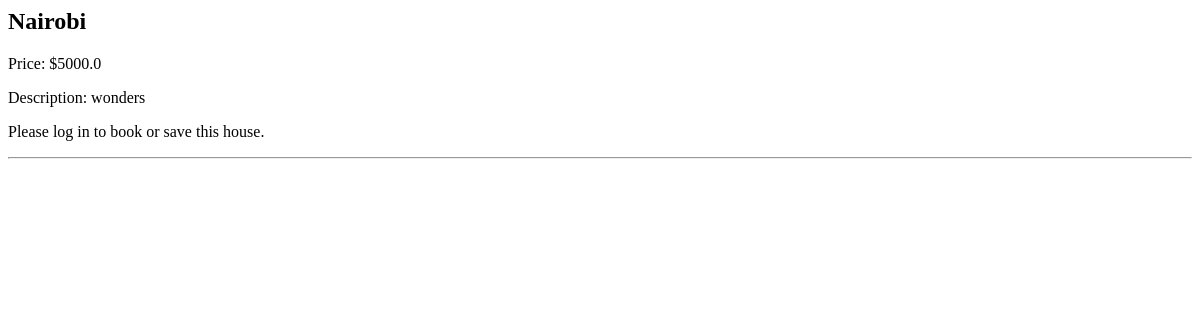
The page /airbnb/houses/ on the database as committed earlier.
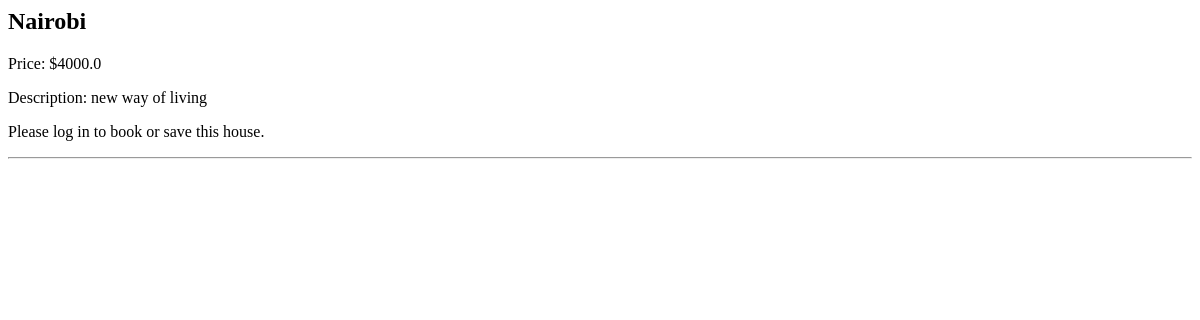
The same page on the database as committed later.
### airbnb/models.py (models this page shows, shortened)
class AirbnbHouse(models.Model):
    FURNISHING_STYLES = [
        ('Fully_Furnished', 'Fully Furnished'),
        ('Semi_Furnished', 'Semi Furnished'),
    ]
    BEDROOM_TYPES = [
        ('1_bedroom', '1 Bedroom'),
        ('2_bedroom', '2 Bedroom'),
        ('3_bedroom', '3 Bedroom'),
        ('4_bedroom', '4 Bedroom'),
        ('5_bedroom', '5 Bedroom'),
        ('bedsitter', 'Bedsitter'),
        ('other', 'Other'),
    ]
    BATHROOM_TYPES = [
        ('1_bathroom', '1 Bathroom'),
        ('2_bathroom', '2 Bathroom'),
        ('3_bathroom', '3 Bathroom'),
        ('4_bathroom', '4 Bathroom'),
        ('all_ensuite', 'All Ensuite'),
        ('other', 'Other'),
    ]
    house_id = models.CharField(max_length=100, primary_key=True)
    host = models.ForeignKey(settings.AUTH_USER_MODEL, on_delete=models.CASCADE, related_name='airbnb_houses')
    description = models.TextField()
    price = models.FloatField()
    furnishing_style = models.CharField(max_length=20, choices=FURNISHING_STYLES)
    bedroom = models.CharField(max_length=20, choices=BEDROOM_TYPES)
    bathroom = models.CharField(max_length=20, choices=BATHROOM_TYPES)
    location = models.CharField(max_length=30)
    rules = models.TextField()
    amenities = models.TextField()

### airbnb/views.py (the view)
# urls.py: path('houses/', views.airbnb_house_list_page, name='airbnb_house_list_page'),
def airbnb_house_list_page(request):
    houses = AirbnbHouse.objects.all()
    context = {
        'houses': houses,
        'is_authenticated': request.user.is_authenticated,
    }
    return render(request, 'airbnb/house_list.html', context)

### airbnb/templates/airbnb/house_list.html (shortened to what this page needs)
{% for house in houses %}
    <div>
        <h2>{{ house.location }}</h2>
        <p>Price: ${{ house.price }}</p>
        <p>Description: {{ house.description }}</p>
        {% if request.user.is_authenticated %}
            <button>Book Now</button>
            <button>Add to Wishlist</button>
        {% else %}
            <p>Please log in to book or save this house.</p>
        {% endif %}
    </div>
    <hr>
{% endfor %}

Rows that differ between the two databases and show on the page:
changed AirbnbHouse "Nairobi": price "5000.0" → "4000.0"; description "wonders" → "new way of living"
